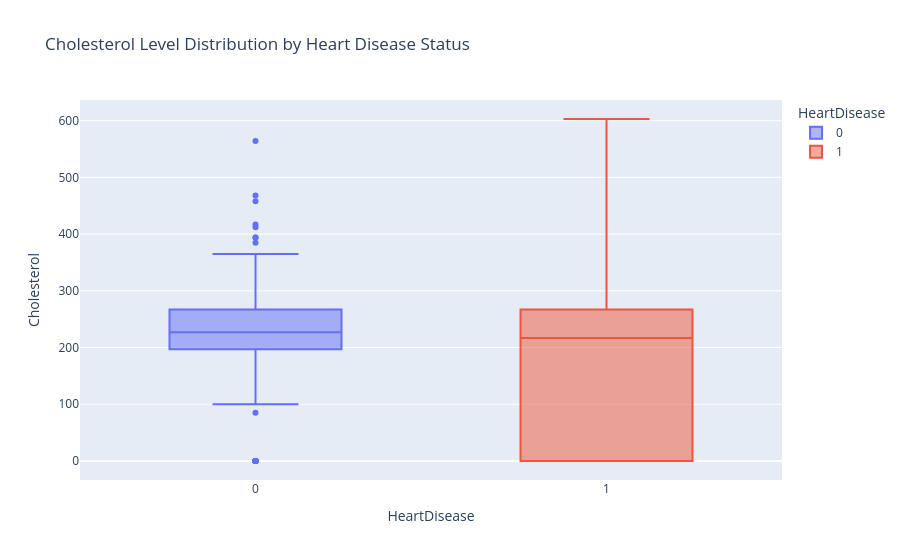

The notebook cell this image was saved under:
### Code cell
fig = px.box(
    df,
    x="HeartDisease",
    y="Cholesterol",
    color="HeartDisease",
    title='Cholesterol Level Distribution by Heart Disease Status')
fig.show()

### Figure 1 — Plotly figure (JSON) as saved in the notebook; plotly's stock layout.template omitted (floating-point values rounded to 4 significant figures; data arrays with more than 128 entries replaced by an {"elided": "..."} marker saying what was removed)
{"data": [{"alignmentgroup": "True", "hovertemplate": "HeartDisease=%{x}<br>Cholesterol=%{y}<extra></extra>", "legendgroup": "0", "marker": {"color": "#636efa"}, "name": "0", "notched": false, "offsetgroup": "0", "orientation": "v", "showlegend": true, "type": "box", "x": {"elided": "410 int values"}, "x0": " ", "xaxis": "x", "y": {"elided": "410 int values"}, "y0": " ", "yaxis": "y"}, {"alignmentgroup": "True", "hovertemplate": "HeartDisease=%{x}<br>Cholesterol=%{y}<extra></extra>", "legendgroup": "1", "marker": {"color": "#EF553B"}, "name": "1", "notched": false, "offsetgroup": "1", "orientation": "v", "showlegend": true, "type": "box", "x": {"elided": "508 int values"}, "x0": " ", "xaxis": "x", "y": {"elided": "508 int values"}, "y0": " ", "yaxis": "y"}], "layout": {"boxmode": "overlay", "legend": {"title": {"text": "HeartDisease"}, "tracegroupgap": 0}, "title": {"text": "Cholesterol Level Distribution by Heart Disease Status"}, "xaxis": {"anchor": "y", "categoryarray": [0, 1], "categoryorder": "array", "domain": [0, 1], "title": {"text": "HeartDisease"}}, "yaxis": {"anchor": "x", "domain": [0, 1], "title": {"text": "Cholesterol"}}}}
